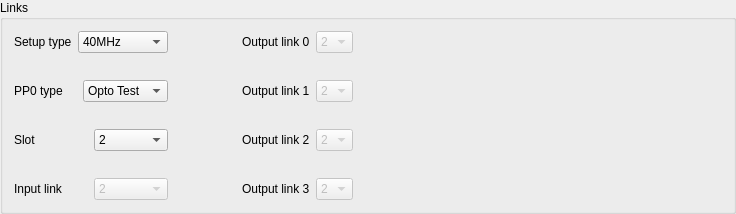
            <widget class="QGroupBox" name="GroupBox5">
             <property name="title">
              <string>Links</string>
             </property>
             <layout class="QVBoxLayout" name="verticalLayout_11">
              <item>
               <layout class="QHBoxLayout">
                <item>
                 <layout class="QVBoxLayout">
                  <item>
                   <layout class="QHBoxLayout">
                    <property name="spacing">
                     <number>6</number>
                    </property>
                    <property name="margin">
                     <number>0</number>
                    </property>
                    <item>
                     <widget class="QLabel" name="TextLabel1_5_3">
                      <property name="text">
                       <string>Setup type</string>
                      </property>
                      <property name="wordWrap">
                       <bool>false</bool>
                      </property>
                     </widget>
                    </item>
                    <item>
                     <widget class="QComboBox" name="SetupBox">
                      <item>
                       <property name="text">
                        <string>40MHz</string>
                       </property>
                      </item>
                      <item>
                       <property name="text">
                        <string>80MHz</string>
                       </property>
                      </item>
                      <item>
                       <property name="text">
                        <string>160 MHz</string>
                       </property>
                      </item>
                      <item>
                       <property name="text">
                        <string>free choice</string>
                       </property>
                      </item>
                     </widget>
                    </item>
                   </layout>
                  </item>
                  <item>
                   <spacer name="spacer2">
                    <property name="orientation">
                     <enum>Qt::Vertical</enum>
                    </property>
                    <property name="sizeType">
                     <enum>QSizePolicy::Expanding</enum>
                    </property>
                    <property name="sizeHint" stdset="0">
                     <size>
                      <width>20</width>
                      <height>16</height>
                     </size>
                    </property>
                   </spacer>
                  </item>
                  <item>
                   <layout class="QHBoxLayout">
                    <item>
                     <widget class="QLabel" name="TextLabel1_5_3_2">
                      <property name="text">
                       <string>PP0 type</string>
                      </property>
                      <property name="wordWrap">
                       <bool>false</bool>
                      </property>
                     </widget>
                    </item>
                    <item>
                     <widget class="QComboBox" name="PP0Box">
                      <item>
                       <property name="text">
                        <string>Opto Test</string>
                       </property>
                      </item>
                      <item>
                       <property name="text">
                        <string>Opto Final</string>
                       </property>
                      </item>
                      <item>
                       <property name="text">
                        <string>eBoc</string>
                       </property>
                      </item>
                     </widget>
                    </item>
                   </layout>
                  </item>
                  <item>
                   <spacer name="spacer28">
                    <property name="orientation">
                     <enum>Qt::Vertical</enum>
                    </property>
                    <property name="sizeType">
                     <enum>QSizePolicy::Expanding</enum>
                    </property>
                    <property name="sizeHint" stdset="0">
                     <size>
                      <width>20</width>
                      <height>16</height>
                     </size>
                    </property>
                   </spacer>
                  </item>
                  <item>
                   <layout class="QHBoxLayout">
                    <property name="spacing">
                     <number>6</number>
                    </property>
                    <property name="margin">
                     <number>0</number>
                    </property>
                    <item>
                     <widget class="QLabel" name="TextLabel1_5_4">
                      <property name="text">
                       <string>Slot</string>
                      </property>
                      <property name="wordWrap">
                       <bool>false</bool>
                      </property>
                     </widget>
                    </item>
                    <item>
                     <widget class="QComboBox" name="SlotBox">
                      <item>
                       <property name="text">
                        <string>2</string>
                       </property>
                      </item>
                     </widget>
                    </item>
                   </layout>
                  </item>
                  <item>
                   <spacer name="spacer3">
                    <property name="orientation">
                     <enum>Qt::Vertical</enum>
                    </property>
                    <property name="sizeType">
                     <enum>QSizePolicy::Expanding</enum>
                    </property>
                    <property name="sizeHint" stdset="0">
                     <size>
                      <width>20</width>
                      <height>20</height>
                     </size>
                    </property>
                   </spacer>
                  </item>
                  <item>
                   <layout class="QHBoxLayout">
                    <property name="spacing">
                     <number>6</number>
                    </property>
                    <property name="margin">
                     <number>0</number>
                    </property>
                    <item>
                     <widget class="QLabel" name="TextLabel1_5">
                      <property name="text">
                       <string>Input link</string>
                      </property>
                      <property name="wordWrap">
                       <bool>false</bool>
                      </property>
                     </widget>
                    </item>
                    <item>
                     <widget class="QComboBox" name="InputBox">
                      <property name="enabled">
                       <bool>false</bool>
                      </property>
                      <item>
                       <property name="text">
                        <string>2</string>
                       </property>
                      </item>
                     </widget>
                    </item>
                   </layout>
                  </item>
                 </layout>
                </item>
                <item>
                 <spacer name="spacer15">
                  <property name="orientation">
                   <enum>Qt::Horizontal</enum>
                  </property>
                  <property name="sizeType">
                   <enum>QSizePolicy::Expanding</enum>
                  </property>
                  <property name="sizeHint" stdset="0">
                   <size>
                    <width>68</width>
                    <height>21</height>
                   </size>
                  </property>
                 </spacer>
                </item>
                <item>
                 <layout class="QVBoxLayout">
                  <item>
                   <layout class="QHBoxLayout">
                    <property name="spacing">
                     <number>6</number>
                    </property>
                    <property name="margin">
                     <number>0</number>
                    </property>
                    <item>
                     <widget class="QLabel" name="TextLabel1_5_2">
                      <property name="text">
                       <string>Output link 0</string>
                      </property>
                      <property name="wordWrap">
                       <bool>false</bool>
                      </property>
                     </widget>
                    </item>
                    <item>
                     <widget class="QComboBox" name="Output0Box">
                      <property name="enabled">
                       <bool>false</bool>
                      </property>
                      <item>
                       <property name="text">
                        <string>2</string>
                       </property>
                      </item>
                     </widget>
                    </item>
                   </layout>
                  </item>
                  <item>
                   <spacer name="spacer4">
                    <property name="orientation">
                     <enum>Qt::Vertical</enum>
                    </property>
                    <property name="sizeType">
                     <enum>QSizePolicy::Expanding</enum>
                    </property>
                    <property name="sizeHint" stdset="0">
                     <size>
                      <width>20</width>
                      <height>21</height>
                     </size>
                    </property>
                   </spacer>
                  </item>
                  <item>
                   <layout class="QHBoxLayout">
                    <property name="spacing">
                     <number>6</number>
                    </property>
                    <property name="margin">
                     <number>0</number>
                    </property>
                    <item>
                     <widget class="QLabel" name="TextLabel1_5_2_2">
                      <property name="text">
                       <string>Output link 1</string>
                      </property>
                      <property name="wordWrap">
                       <bool>false</bool>
                      </property>
                     </widget>
                    </item>
                    <item>
                     <widget class="QComboBox" name="Output1Box">
                      <property name="enabled">
                       <bool>false</bool>
                      </property>
                      <item>
                       <property name="text">
                        <string>2</string>
                       </property>
                      </item>
                     </widget>
                    </item>
                   </layout>
                  </item>
                  <item>
                   <spacer name="spacer4_2">
                    <property name="orientation">
                     <enum>Qt::Vertical</enum>
                    </property>
                    <property name="sizeType">
                     <enum>QSizePolicy::Expanding</enum>
                    </property>
                    <property name="sizeHint" stdset="0">
                     <size>
                      <width>20</width>
                      <height>21</height>
                     </size>
                    </property>
                   </spacer>
                  </item>
                  <item>
                   <layout class="QHBoxLayout">
                    <property name="spacing">
                     <number>6</number>
                    </property>
                    <property name="margin">
                     <number>0</number>
                    </property>
                    <item>
                     <widget class="QLabel" name="TextLabel1_5_2_3">
                      <property name="text">
                       <string>Output link 2</string>
                      </property>
                      <property name="wordWrap">
                       <bool>false</bool>
                      </property>
                     </widget>
                    </item>
                    <item>
                     <widget class="QComboBox" name="Output2Box">
                      <property name="enabled">
                       <bool>false</bool>
                      </property>
                      <item>
                       <property name="text">
                        <string>2</string>
                       </property>
                      </item>
                     </widget>
                    </item>
                   </layout>
                  </item>
                  <item>
                   <spacer name="spacer4_3">
                    <property name="orientation">
                     <enum>Qt::Vertical</enum>
                    </property>
                    <property name="sizeType">
                     <enum>QSizePolicy::Expanding</enum>
                    </property>
                    <property name="sizeHint" stdset="0">
                     <size>
                      <width>20</width>
                      <height>21</height>
                     </size>
                    </property>
                   </spacer>
                  </item>
                  <item>
                   <layout class="QHBoxLayout">
                    <property name="spacing">
                     <number>6</number>
                    </property>
                    <property name="margin">
                     <number>0</number>
                    </property>
                    <item>
                     <widget class="QLabel" name="TextLabel1_5_2_4">
                      <property name="text">
                       <string>Output link 3</string>
                      </property>
                      <property name="wordWrap">
                       <bool>false</bool>
                      </property>
                     </widget>
                    </item>
                    <item>
                     <widget class="QComboBox" name="Output3Box">
                      <property name="enabled">
                       <bool>false</bool>
                      </property>
                      <item>
                       <property name="text">
                        <string>2</string>
                       </property>
                      </item>
                     </widget>
                    </item>
                   </layout>
                  </item>
                 </layout>
                </item>
                <item>
                 <spacer name="spacer7">
                  <property name="orientation">
                   <enum>Qt::Horizontal</enum>
                  </property>
                  <property name="sizeType">
                   <enum>QSizePolicy::Expanding</enum>
                  </property>
                  <property name="sizeHint" stdset="0">
                   <size>
                    <width>369</width>
                    <height>21</height>
                   </size>
                  </property>
                 </spacer>
                </item>
               </layout>
              </item>
             </layout>
            </widget>
